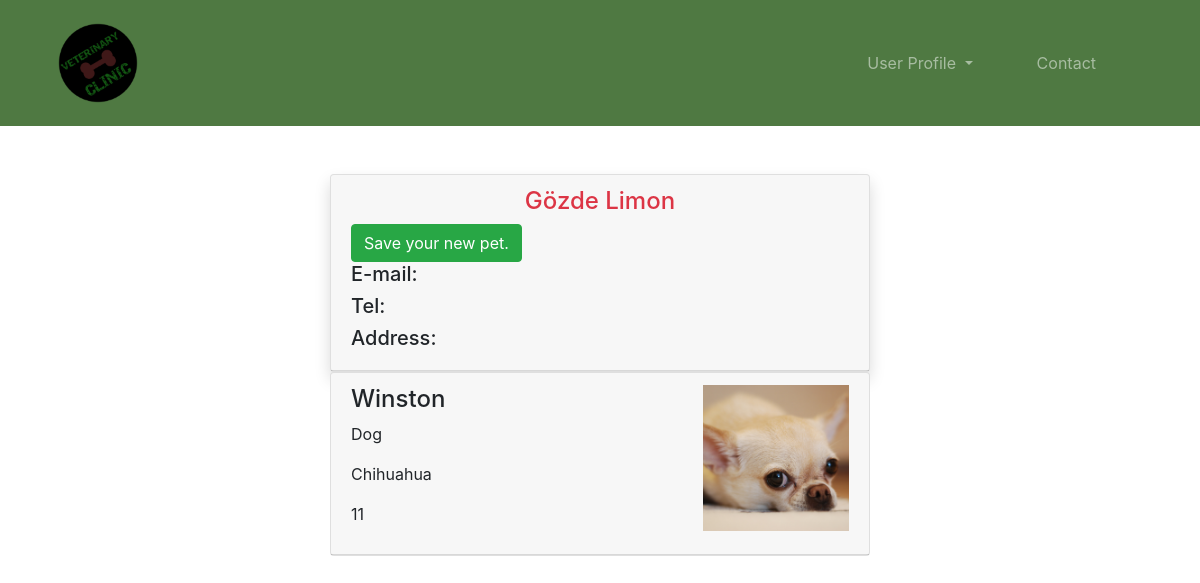
The page /user/petowner/gozde (signed in) on the database its author committed.
### pet/models.py (models this page shows)
class Pet(models.Model):
    petowner = models.ForeignKey("auth.user", on_delete=models.CASCADE)
    image = models.FileField(null=True, blank=True, verbose_name="Image")
    type = models.CharField(max_length=20, verbose_name="Type")
    genius = models.CharField(max_length=20, verbose_name="Genius")
    name = models.CharField(max_length=20, verbose_name="Name")
    age = models.CharField(max_length=4, verbose_name="Age")
    explanation = models.TextField(verbose_name="Explanation")
    created_date = models.DateField(auto_now_add=True, verbose_name="Created Date")

### user/views.py (the view)
# urls.py: path('petowner/<username>', views.petowner, name="petowner"), #special page for user /petowner/username/blablaba..
@login_required(login_url="user:login")
def petowner(request, username):
    user = get_object_or_404(User, username=username)
    pets = Pet.objects.filter(petowner=request.user)
    return render(request, "petowner.html", {"user":user, "pets":pets})

### templates/petowner.html (shortened to what this page needs)
{% extends "base.html" %}
{% block body %}
    <header class="container mt-5">
        <div class="row">
            <div class="col-md-6 m-auto">
            {% if not  request.user.is_superuser %}
                <div class="card shadow">
                    <div class="card-header">
                        <h4 class="text-center text-danger">{{user.first_name}} {{user.last_name}}</h4>
                        <a class="btn btn-success" href="{% url 'pet:addpet' %}">Save your new pet.</a>
                        <h5>E-mail: {{user.email}}</h5>
                        <h5>Tel: {{user.petowner.tel}}</h5>
                        <h5>Address: {{user.petowner.address}}</h5>
                    </div>
                </div>
            {% endif %}
            </div>
        </div>
        <div class="row">
            <div class="col-md-6 m-auto">
                {% for pet in pets %}
                    <div class="card">
                        <div class="card-header">
                            <div class="row">
                                <div class="col-8">
                                    <h4>{{pet.name}}</h4>
                                    <p>{{pet.type}}</p>
                                    <p>{{pet.genius}}</p>
                                    <p>{{pet.age}}</p>
                                </div>
                                <div class="col-4">
                                    <img src="{{pet.image.url}}" class="img-fluid">
                                </div>
                            </div>
                        </div>
                    </div>
                {% endfor %}
            </div>
        </div>
    </header>
{% endblock %}

### static/css/style.css (style rules this page uses)
body { margin: 0 !important; padding: 0 !important; }

### rows shown on the page
Pet: name "Winston", type "Dog", genius "Chihuahua", age "11", image (picture)

### other values the page prints
{{ user.first_name }} "Gözde"
{{ user.last_name }} "Limon"
